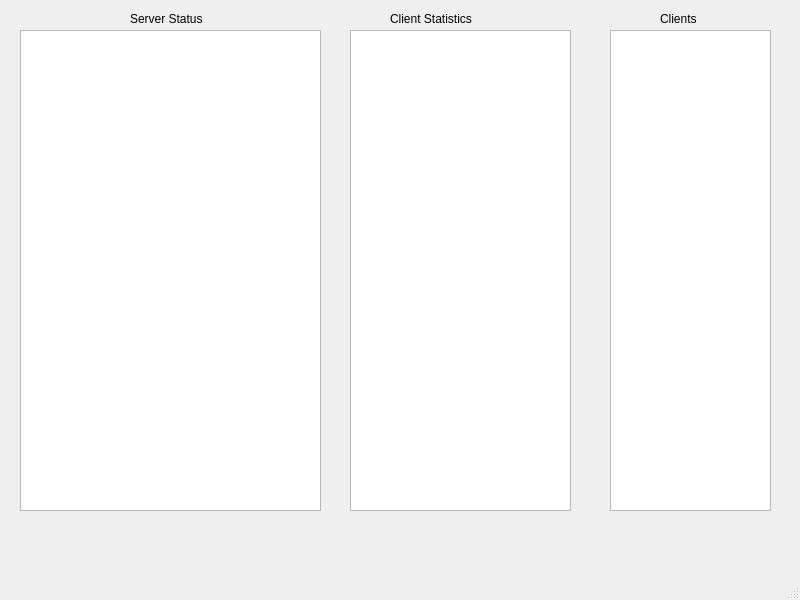
<?xml version="1.0" encoding="UTF-8"?>
<ui version="4.0">
 <class>MainWindow</class>
 <widget class="QMainWindow" name="MainWindow">
  <property name="geometry">
   <rect>
    <x>0</x>
    <y>0</y>
    <width>800</width>
    <height>600</height>
   </rect>
  </property>
  <property name="windowTitle">
   <string>MainWindow</string>
  </property>
  <widget class="QWidget" name="centralwidget">
   <widget class="QListWidget" name="listWidget">
    <property name="geometry">
     <rect>
      <x>610</x>
      <y>30</y>
      <width>161</width>
      <height>481</height>
     </rect>
    </property>
   </widget>
   <widget class="QListWidget" name="listWidget_2">
    <property name="geometry">
     <rect>
      <x>350</x>
      <y>30</y>
      <width>221</width>
      <height>481</height>
     </rect>
    </property>
   </widget>
   <widget class="QLabel" name="label">
    <property name="geometry">
     <rect>
      <x>390</x>
      <y>10</y>
      <width>131</width>
      <height>17</height>
     </rect>
    </property>
    <property name="text">
     <string>Client Statistics</string>
    </property>
   </widget>
   <widget class="QLabel" name="label_2">
    <property name="geometry">
     <rect>
      <x>660</x>
      <y>10</y>
      <width>67</width>
      <height>17</height>
     </rect>
    </property>
    <property name="text">
     <string>Clients</string>
    </property>
   </widget>
   <widget class="QListWidget" name="listWidget_3">
    <property name="geometry">
     <rect>
      <x>20</x>
      <y>30</y>
      <width>301</width>
      <height>481</height>
     </rect>
    </property>
   </widget>
   <widget class="QLabel" name="label_3">
    <property name="geometry">
     <rect>
      <x>130</x>
      <y>10</y>
      <width>101</width>
      <height>17</height>
     </rect>
    </property>
    <property name="text">
     <string>Server Status</string>
    </property>
   </widget>
  </widget>
  <widget class="QMenuBar" name="menubar">
   <property name="geometry">
    <rect>
     <x>0</x>
     <y>0</y>
     <width>800</width>
     <height>25</height>
    </rect>
   </property>
  </widget>
  <widget class="QStatusBar" name="statusbar"/>
 </widget>
 <resources/>
 <connections/>
</ui>
